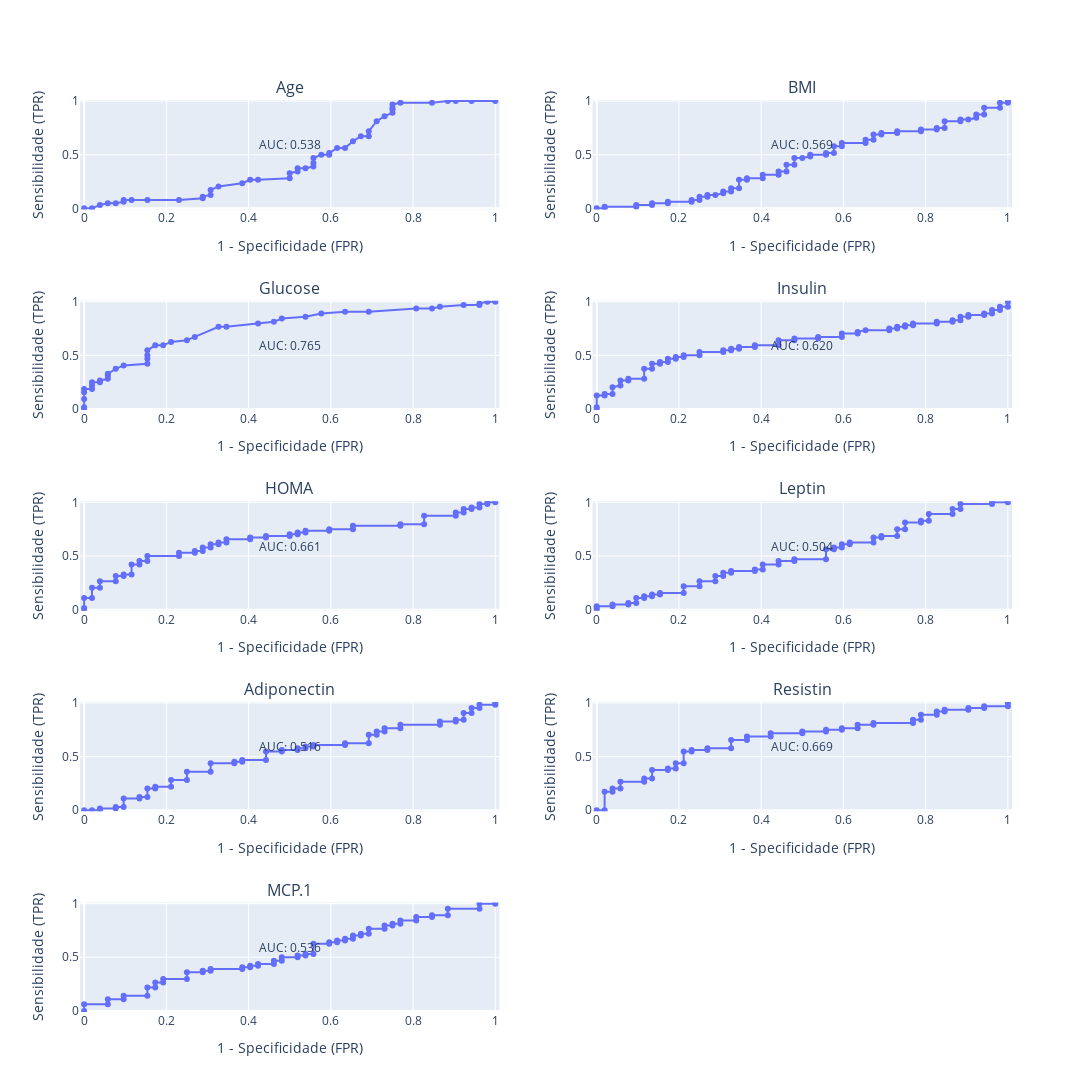
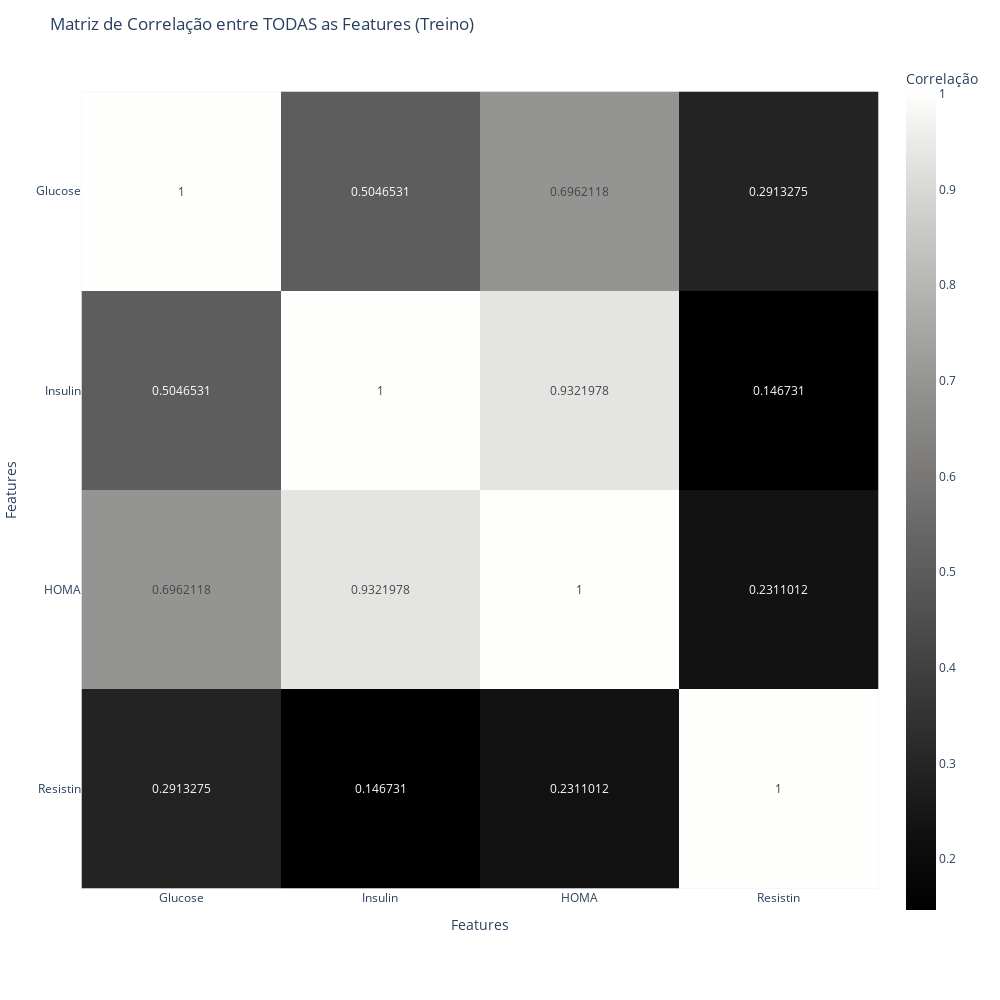

Notebook source saved alongside these figures, in order:
### Code cell
import numpy as np
from scipy.stats import kruskal

#--------------------------feature selection --------------------------
#Kruskal-Wallis
kruskal_selected_features = []
p_values = {}
classes = np.unique(y)
 
for feature in X.columns:
    groups = []
    for have_c in classes:
        groups.append(X.loc[y == have_c, feature]) #faz uma lista dependendo do valor do classification

    stat, p = kruskal(*groups) #stat fica com o valor H e p fica com o p-value
    p_values[feature] = p
    
    # Selecionar features com diferença estatisticamente significativa  (5% significance level)
    if p < 0.05:
        kruskal_selected_features.append(feature)
        print(f"Feature: {feature}, Kruskal-Wallis H-statistic: {stat}, p-value: {p}")

print("kruskal_selected_features:", kruskal_selected_features)
# ROC-AUC
import plotly.graph_objects as go
from sklearn.metrics import roc_curve, auc
from plotly.subplots import make_subplots
import math


# --- prepara dados (y_train e X_train já definidos) ---
classes = np.unique(y)
pos_label = classes[-1]   # define a classe positiva como a de maior valor (ex: 1 ou 2)


fnames = np.array(X.columns)
roc_auc = np.zeros(fnames.shape)


# --- calcular número de linhas e colunas para a grelha ---
n_features = len(fnames)
cols = 2  # alterado para 2 colunas
rows = math.ceil(n_features / cols)


# --- criar grelha de subplots ---
figR = make_subplots(
    rows=rows, 
    cols=cols,
    subplot_titles=[f for f in fnames],
    horizontal_spacing=0.1,
    vertical_spacing=0.1
)


# --- calcular curvas ROC e AUC para cada feature ---
i = 0
for idx, f in enumerate(fnames):
    x_feat = X[f].to_numpy().astype(float)
    y_true = y.to_numpy()


    # curva ROC + AUC
    fpr, tpr, _ = roc_curve(y_true, x_feat, pos_label=pos_label)
    a = auc(fpr, tpr)
    if a < 0.5:
        a = 1 - a  # inverter direção se necessário
    roc_auc[i] = a


    # calcular posição na grelha
    row = (idx // cols) + 1
    col = (idx % cols) + 1


    # adicionar trace ao subplot específico com cor fixa
    figR.add_scatter(
        x=fpr, 
        y=tpr, 
        mode='lines+markers',
        line=dict(color='#636EFA'),  # cor azul padrão do plotly
        marker=dict(color='#636EFA'),
        showlegend=False,
        row=row, 
        col=col
    )


    # adicionar anotação com AUC
    figR.add_annotation(
        x=0.5, y=0.5,
        text=f"AUC: {a:.3f}",
        showarrow=False,
        yshift=10,
        row=row, col=col
    )


    i += 1


# --- configurar layout ---
figR.update_xaxes(title_text="1 - Specificidade (FPR)", range=[-0.01, 1.01])
figR.update_yaxes(title_text="Sensibilidade (TPR)", range=[-0.01, 1.01])


figR.update_layout(
    autosize=False,
    height=700 * rows,
    width=1400,  # ajustado para 2 colunas
    showlegend=False
)


figR.show()



# --- selecionar features com AUC acima do limiar (ex: 0.60) ---
roc_auc_selected_features = fnames[roc_auc > 0.60]
print("roc_auc_selected_features:", roc_auc_selected_features)


# Matriz de Correlação entre todas as features (treino)
import plotly.express as px
X_roc = X[kruskal_selected_features]
eatures = X_roc.columns.tolist()

X_roc = X_roc.to_numpy().T
corrMat = np.corrcoef(X_roc)
fig = px.imshow(
    corrMat,
    text_auto=True,
    labels=dict(x="Features", y="Features", color="Correlação"),
    x=eatures,
    y=eatures,
    width=1000,
    height=1000,
    color_continuous_scale=px.colors.sequential.gray
)
fig.update_layout(title="Matriz de Correlação entre TODAS as Features (Treino)")
fig.show()
X = X[kruskal_selected_features]

# (80%) de treino e validaçao / (20%) de teste
X_train_val, X_test, y_train_val, y_test = train_test_split(X, y, test_size=0.2, random_state=42, stratify=y)

# 60% de treino / 20% de validação 
X_train, X_val, y_train, y_val = train_test_split(X_train_val, y_train_val, test_size=0.25, random_state=42, stratify=y_train_val)

print(f"Tamanho treino:      {len(X_train)}")
print(f"Tamanho validação:   {len(X_val)}")
print(f"Tamanho teste:       {len(X_test)}")

X_train.to_csv("X_train.csv", index=False)

### Figure 1 — Plotly figure (JSON) as saved in the notebook; plotly's stock layout.template omitted (floating-point values rounded to 4 significant figures)
{"data": [{"line": {"color": "#636EFA"}, "marker": {"color": "#636EFA"}, "mode": "lines+markers", "showlegend": false, "type": "scatter", "x": [0, 0.01923, 0.03846, 0.05769, 0.07692, 0.09615, 0.09615, 0.1154, 0.1538, 0.2308, 0.2885, 0.2885, 0.3077, 0.3077, 0.3269, 0.3846, 0.4038, 0.4231, 0.5, 0.5, 0.5192, 0.5192, 0.5385, 0.5577, 0.5577, 0.5577, 0.5769, 0.5962, 0.5962, 0.6154, 0.6346, 0.6538, 0.6731, 0.6923, 0.6923, 0.7115, 0.7308, 0.75, 0.75, 0.75, 0.75, 0.7692, 0.8462, 0.8846, 0.9038, 0.9423, 1], "xaxis": "x", "y": [0, 0, 0.03125, 0.04688, 0.04688, 0.0625, 0.07812, 0.07812, 0.07812, 0.07812, 0.09375, 0.1094, 0.125, 0.1719, 0.2031, 0.2344, 0.2656, 0.2656, 0.2812, 0.3281, 0.3438, 0.375, 0.375, 0.3906, 0.4219, 0.4688, 0.5, 0.5, 0.5156, 0.5625, 0.5625, 0.625, 0.6719, 0.6719, 0.7188, 0.8125, 0.8594, 0.8906, 0.9219, 0.9375, 0.9688, 0.9844, 0.9844, 1, 1, 1, 1], "yaxis": "y"}, {"line": {"color": "#636EFA"}, "marker": {"color": "#636EFA"}, "mode": "lines+markers", "showlegend": false, "type": "scatter", "x": [0, 0.01923, 0.01923, 0.09615, 0.09615, 0.1346, 0.1346, 0.1731, 0.1731, 0.2308, 0.2308, 0.25, 0.25, 0.2692, 0.2692, 0.2885, 0.3077, 0.3077, 0.3269, 0.3269, 0.3462, 0.3462, 0.3654, 0.3654, 0.4038, 0.4038, 0.4423, 0.4423, 0.4615, 0.4615, 0.4808, 0.4808, 0.5, 0.5192, 0.5192, 0.5577, 0.5577, 0.5769, 0.5769, 0.5962, 0.5962, 0.6538, 0.6538, 0.6731, 0.6731, 0.6923, 0.6923, 0.7308, 0.7308, 0.7885, 0.7885, 0.8269, 0.8269, 0.8462, 0.8462, 0.8846, 0.8846, 0.9038, 0.9231, 0.9231, 0.9423, 0.9423, 0.9808, 0.9808, 1, 1], "xaxis": "x2", "y": [0, 0, 0.01562, 0.01562, 0.03125, 0.03125, 0.04688, 0.04688, 0.0625, 0.0625, 0.07812, 0.07812, 0.1094, 0.1094, 0.125, 0.125, 0.1406, 0.1562, 0.1562, 0.1875, 0.1875, 0.2656, 0.2656, 0.2812, 0.2812, 0.3125, 0.3125, 0.3438, 0.3438, 0.4062, 0.4062, 0.4688, 0.4688, 0.4844, 0.5, 0.5, 0.5156, 0.5156, 0.5781, 0.5781, 0.6094, 0.6094, 0.6406, 0.6406, 0.6875, 0.6875, 0.7031, 0.7031, 0.7188, 0.7188, 0.7344, 0.7344, 0.75, 0.75, 0.8125, 0.8125, 0.8281, 0.8281, 0.8438, 0.875, 0.875, 0.9375, 0.9375, 0.9844, 0.9844, 1], "yaxis": "y2"}, {"line": {"color": "#636EFA"}, "marker": {"color": "#636EFA"}, "mode": "lines+markers", "showlegend": false, "type": "scatter", "x": [0, 0, 0, 0, 0, 0.01923, 0.01923, 0.01923, 0.03846, 0.03846, 0.05769, 0.05769, 0.05769, 0.07692, 0.09615, 0.1538, 0.1538, 0.1538, 0.1538, 0.1731, 0.1923, 0.2115, 0.25, 0.2692, 0.3269, 0.3462, 0.4231, 0.4615, 0.4808, 0.5385, 0.5769, 0.6346, 0.6923, 0.8077, 0.8462, 0.8654, 0.9231, 0.9615, 0.9615, 0.9808, 1], "xaxis": "x3", "y": [0, 0.01562, 0.09375, 0.1562, 0.1875, 0.1875, 0.2188, 0.25, 0.25, 0.2656, 0.2812, 0.3125, 0.3281, 0.375, 0.4062, 0.4219, 0.4688, 0.5, 0.5469, 0.5938, 0.5938, 0.625, 0.6406, 0.6719, 0.7656, 0.7656, 0.7969, 0.8125, 0.8438, 0.8594, 0.8906, 0.9062, 0.9062, 0.9375, 0.9375, 0.9531, 0.9688, 0.9688, 0.9844, 1, 1], "yaxis": "y3"}, {"line": {"color": "#636EFA"}, "marker": {"color": "#636EFA"}, "mode": "lines+markers", "showlegend": false, "type": "scatter", "x": [0, 0, 0, 0.01923, 0.01923, 0.03846, 0.03846, 0.05769, 0.05769, 0.07692, 0.07692, 0.1154, 0.1154, 0.1346, 0.1346, 0.1538, 0.1538, 0.1731, 0.1731, 0.1923, 0.1923, 0.2115, 0.2115, 0.25, 0.25, 0.3077, 0.3077, 0.3269, 0.3269, 0.3462, 0.3462, 0.3846, 0.3846, 0.4423, 0.4423, 0.4808, 0.4808, 0.5385, 0.5385, 0.5962, 0.5962, 0.6346, 0.6346, 0.6538, 0.7115, 0.7115, 0.7308, 0.7308, 0.75, 0.75, 0.7692, 0.7692, 0.8269, 0.8269, 0.8654, 0.8654, 0.8846, 0.8846, 0.9038, 0.9038, 0.9423, 0.9423, 0.9615, 0.9615, 0.9808, 0.9808, 1, 1], "xaxis": "x4", "y": [0, 0.01562, 0.125, 0.125, 0.1406, 0.1406, 0.2031, 0.2188, 0.2656, 0.2656, 0.2812, 0.2812, 0.375, 0.375, 0.4219, 0.4219, 0.4375, 0.4375, 0.4688, 0.4688, 0.4844, 0.4844, 0.5, 0.5, 0.5312, 0.5312, 0.5469, 0.5469, 0.5625, 0.5625, 0.5781, 0.5781, 0.5938, 0.5938, 0.6406, 0.6406, 0.6562, 0.6562, 0.6719, 0.6719, 0.7031, 0.7031, 0.7188, 0.7344, 0.7344, 0.75, 0.75, 0.7656, 0.7656, 0.7812, 0.7812, 0.7969, 0.7969, 0.8125, 0.8125, 0.8281, 0.8281, 0.8594, 0.8594, 0.875, 0.875, 0.8906, 0.8906, 0.9219, 0.9219, 0.9531, 0.9531, 1], "yaxis": "y4"}, {"line": {"color": "#636EFA"}, "marker": {"color": "#636EFA"}, "mode": "lines+markers", "showlegend": false, "type": "scatter", "x": [0, 0, 0, 0.01923, 0.01923, 0.03846, 0.03846, 0.07692, 0.07692, 0.09615, 0.09615, 0.1154, 0.1154, 0.1346, 0.1346, 0.1538, 0.1538, 0.2308, 0.2308, 0.2692, 0.2692, 0.2885, 0.2885, 0.3077, 0.3077, 0.3269, 0.3269, 0.3462, 0.3462, 0.4038, 0.4038, 0.4423, 0.4423, 0.5, 0.5, 0.5192, 0.5192, 0.5385, 0.5385, 0.5962, 0.5962, 0.6538, 0.6538, 0.7692, 0.7692, 0.8269, 0.8269, 0.9038, 0.9038, 0.9231, 0.9231, 0.9423, 0.9423, 0.9615, 0.9615, 0.9808, 0.9808, 1], "xaxis": "x5", "y": [0, 0.01562, 0.1094, 0.1094, 0.2031, 0.2031, 0.2656, 0.2656, 0.3125, 0.3125, 0.3281, 0.3281, 0.4219, 0.4219, 0.4531, 0.4531, 0.5, 0.5, 0.5312, 0.5312, 0.5469, 0.5469, 0.5781, 0.5781, 0.6094, 0.6094, 0.625, 0.625, 0.6562, 0.6562, 0.6719, 0.6719, 0.6875, 0.6875, 0.7031, 0.7031, 0.7188, 0.7188, 0.7344, 0.7344, 0.75, 0.75, 0.7812, 0.7812, 0.7969, 0.7969, 0.875, 0.875, 0.9062, 0.9062, 0.9375, 0.9375, 0.9531, 0.9531, 0.9844, 0.9844, 1, 1], "yaxis": "y5"}, {"line": {"color": "#636EFA"}, "marker": {"color": "#636EFA"}, "mode": "lines+markers", "showlegend": false, "type": "scatter", "x": [0, 0, 0, 0.03846, 0.03846, 0.07692, 0.07692, 0.09615, 0.09615, 0.1154, 0.1154, 0.1346, 0.1346, 0.1538, 0.1538, 0.2115, 0.2115, 0.25, 0.25, 0.2885, 0.2885, 0.3077, 0.3077, 0.3269, 0.3269, 0.3846, 0.3846, 0.4038, 0.4038, 0.4423, 0.4423, 0.4808, 0.4808, 0.5577, 0.5577, 0.5769, 0.5769, 0.5962, 0.5962, 0.6154, 0.6154, 0.6731, 0.6731, 0.6923, 0.6923, 0.7308, 0.7308, 0.75, 0.75, 0.7885, 0.7885, 0.8077, 0.8077, 0.8654, 0.8654, 0.8846, 0.8846, 0.9615, 0.9615, 1], "xaxis": "x6", "y": [0, 0.01562, 0.03125, 0.03125, 0.04688, 0.04688, 0.0625, 0.0625, 0.1094, 0.1094, 0.125, 0.125, 0.1406, 0.1406, 0.1562, 0.1562, 0.2188, 0.2188, 0.2656, 0.2656, 0.3125, 0.3125, 0.3438, 0.3438, 0.3594, 0.3594, 0.375, 0.375, 0.4219, 0.4219, 0.4531, 0.4531, 0.4688, 0.4688, 0.5625, 0.5625, 0.5781, 0.5781, 0.6094, 0.6094, 0.625, 0.625, 0.6719, 0.6719, 0.6875, 0.6875, 0.75, 0.75, 0.8125, 0.8125, 0.8281, 0.8281, 0.8906, 0.8906, 0.9375, 0.9375, 0.9844, 0.9844, 1, 1], "yaxis": "y6"}, {"line": {"color": "#636EFA"}, "marker": {"color": "#636EFA"}, "mode": "lines+markers", "showlegend": false, "type": "scatter", "x": [0, 0.01923, 0.03846, 0.03846, 0.07692, 0.07692, 0.09615, 0.09615, 0.1346, 0.1346, 0.1538, 0.1538, 0.1731, 0.1731, 0.2115, 0.2115, 0.25, 0.25, 0.3077, 0.3077, 0.3654, 0.3654, 0.3846, 0.3846, 0.4423, 0.4423, 0.4808, 0.4808, 0.5192, 0.5192, 0.5385, 0.5385, 0.5577, 0.5577, 0.6346, 0.6346, 0.6923, 0.6923, 0.7115, 0.7115, 0.7308, 0.7308, 0.7692, 0.7692, 0.8654, 0.8654, 0.9038, 0.9038, 0.9231, 0.9231, 0.9423, 0.9423, 0.9615, 0.9615, 1, 1], "xaxis": "x7", "y": [0, 0, 0, 0.01562, 0.01562, 0.03125, 0.03125, 0.1094, 0.1094, 0.125, 0.125, 0.2031, 0.2031, 0.2188, 0.2188, 0.2812, 0.2812, 0.3594, 0.3594, 0.4375, 0.4375, 0.4531, 0.4531, 0.4688, 0.4688, 0.5469, 0.5469, 0.5625, 0.5625, 0.5781, 0.5781, 0.5938, 0.5938, 0.6094, 0.6094, 0.625, 0.625, 0.7031, 0.7031, 0.7344, 0.7344, 0.7656, 0.7656, 0.7969, 0.7969, 0.8281, 0.8281, 0.8438, 0.8438, 0.9062, 0.9062, 0.9531, 0.9531, 0.9844, 0.9844, 1], "yaxis": "y7"}, {"line": {"color": "#636EFA"}, "marker": {"color": "#636EFA"}, "mode": "lines+markers", "showlegend": false, "type": "scatter", "x": [0, 0.01923, 0.01923, 0.03846, 0.03846, 0.05769, 0.05769, 0.1154, 0.1154, 0.1346, 0.1346, 0.1731, 0.1731, 0.1923, 0.1923, 0.2115, 0.2115, 0.2308, 0.2308, 0.2692, 0.2692, 0.3269, 0.3269, 0.3654, 0.3654, 0.4231, 0.4231, 0.5, 0.5, 0.5577, 0.5577, 0.5962, 0.5962, 0.6346, 0.6346, 0.6731, 0.6731, 0.7692, 0.7692, 0.7885, 0.7885, 0.8269, 0.8269, 0.8462, 0.8462, 0.9038, 0.9038, 0.9423, 0.9423, 1, 1], "xaxis": "x8", "y": [0, 0, 0.1719, 0.1719, 0.2031, 0.2031, 0.2656, 0.2656, 0.2969, 0.2969, 0.375, 0.375, 0.3906, 0.3906, 0.4375, 0.4375, 0.5469, 0.5469, 0.5625, 0.5625, 0.5781, 0.5781, 0.6562, 0.6562, 0.6875, 0.6875, 0.7188, 0.7188, 0.7344, 0.7344, 0.75, 0.75, 0.7656, 0.7656, 0.7969, 0.7969, 0.8125, 0.8125, 0.8438, 0.8438, 0.8906, 0.8906, 0.9219, 0.9219, 0.9375, 0.9375, 0.9531, 0.9531, 0.9688, 0.9688, 1], "yaxis": "y8"}, {"line": {"color": "#636EFA"}, "marker": {"color": "#636EFA"}, "mode": "lines+markers", "showlegend": false, "type": "scatter", "x": [0, 0, 0.05769, 0.05769, 0.09615, 0.09615, 0.1538, 0.1538, 0.1731, 0.1731, 0.1923, 0.1923, 0.25, 0.25, 0.2885, 0.2885, 0.3077, 0.3077, 0.3846, 0.3846, 0.4038, 0.4038, 0.4231, 0.4231, 0.4615, 0.4615, 0.4808, 0.4808, 0.5192, 0.5192, 0.5385, 0.5385, 0.5577, 0.5577, 0.5962, 0.5962, 0.6154, 0.6154, 0.6346, 0.6346, 0.6538, 0.6538, 0.6731, 0.6731, 0.6923, 0.6923, 0.7308, 0.7308, 0.75, 0.75, 0.7692, 0.7692, 0.8077, 0.8077, 0.8462, 0.8462, 0.8846, 0.8846, 0.9615, 0.9615, 1], "xaxis": "x9", "y": [0, 0.0625, 0.0625, 0.1094, 0.1094, 0.1406, 0.1406, 0.2188, 0.2188, 0.2656, 0.2656, 0.2969, 0.2969, 0.3594, 0.3594, 0.375, 0.375, 0.3906, 0.3906, 0.4062, 0.4062, 0.4219, 0.4219, 0.4375, 0.4375, 0.4688, 0.4688, 0.5, 0.5, 0.5156, 0.5156, 0.5312, 0.5312, 0.625, 0.625, 0.6406, 0.6406, 0.6562, 0.6562, 0.6719, 0.6719, 0.7031, 0.7031, 0.7188, 0.7188, 0.7656, 0.7656, 0.7969, 0.7969, 0.8125, 0.8125, 0.8438, 0.8438, 0.875, 0.875, 0.8906, 0.8906, 0.9531, 0.9531, 1, 1], "yaxis": "y9"}], "layout": {"annotations": [{"font": {"size": 16}, "showarrow": false, "text": "Age", "x": 0.225, "xanchor": "center", "xref": "paper", "y": 1, "yanchor": "bottom", "yref": "paper"}, {"font": {"size": 16}, "showarrow": false, "text": "BMI", "x": 0.775, "xanchor": "center", "xref": "paper", "y": 1, "yanchor": "bottom", "yref": "paper"}, {"font": {"size": 16}, "showarrow": false, "text": "Glucose", "x": 0.225, "xanchor": "center", "xref": "paper", "y": 0.78, "yanchor": "bottom", "yref": "paper"}, {"font": {"size": 16}, "showarrow": false, "text": "Insulin", "x": 0.775, "xanchor": "center", "xref": "paper", "y": 0.78, "yanchor": "bottom", "yref": "paper"}, {"font": {"size": 16}, "showarrow": false, "text": "HOMA", "x": 0.225, "xanchor": "center", "xref": "paper", "y": 0.56, "yanchor": "bottom", "yref": "paper"}, {"font": {"size": 16}, "showarrow": false, "text": "Leptin", "x": 0.775, "xanchor": "center", "xref": "paper", "y": 0.56, "yanchor": "bottom", "yref": "paper"}, {"font": {"size": 16}, "showarrow": false, "text": "Adiponectin", "x": 0.225, "xanchor": "center", "xref": "paper", "y": 0.34, "yanchor": "bottom", "yref": "paper"}, {"font": {"size": 16}, "showarrow": false, "text": "Resistin", "x": 0.775, "xanchor": "center", "xref": "paper", "y": 0.34, "yanchor": "bottom", "yref": "paper"}, {"font": {"size": 16}, "showarrow": false, "text": "MCP.1", "x": 0.225, "xanchor": "center", "xref": "paper", "y": 0.12, "yanchor": "bottom", "yref": "paper"}, {"showarrow": false, "text": "AUC: 0.538", "x": 0.5, "xref": "x", "y": 0.5, "yref": "y", "yshift": 10}, {"showarrow": false, "text": "AUC: 0.569", "x": 0.5, "xref": "x2", "y": 0.5, "yref": "y2", "yshift": 10}, {"showarrow": false, "text": "AUC: 0.765", "x": 0.5, "xref": "x3", "y": 0.5, "yref": "y3", "yshift": 10}, {"showarrow": false, "text": "AUC: 0.620", "x": 0.5, "xref": "x4", "y": 0.5, "yref": "y4", "yshift": 10}, {"showarrow": false, "text": "AUC: 0.661", "x": 0.5, "xref": "x5", "y": 0.5, "yref": "y5", "yshift": 10}, {"showarrow": false, "text": "AUC: 0.504", "x": 0.5, "xref": "x6", "y": 0.5, "yref": "y6", "yshift": 10}, {"showarrow": false, "text": "AUC: 0.516", "x": 0.5, "xref": "x7", "y": 0.5, "yref": "y7", "yshift": 10}, {"showarrow": false, "text": "AUC: 0.669", "x": 0.5, "xref": "x8", "y": 0.5, "yref": "y8", "yshift": 10}, {"showarrow": false, "text": "AUC: 0.536", "x": 0.5, "xref": "x9", "y": 0.5, "yref": "y9", "yshift": 10}], "autosize": false, "height": 3500, "showlegend": false, "width": 1400, "xaxis": {"anchor": "y", "domain": [0, 0.45], "range": [-0.01, 1.01], "title": {"text": "1 - Specificidade (FPR)"}}, "xaxis10": {"anchor": "y10", "domain": [0.55, 1], "range": [-0.01, 1.01], "title": {"text": "1 - Specificidade (FPR)"}}, "xaxis2": {"anchor": "y2", "domain": [0.55, 1], "range": [-0.01, 1.01], "title": {"text": "1 - Specificidade (FPR)"}}, "xaxis3": {"anchor": "y3", "domain": [0, 0.45], "range": [-0.01, 1.01], "title": {"text": "1 - Specificidade (FPR)"}}, "xaxis4": {"anchor": "y4", "domain": [0.55, 1], "range": [-0.01, 1.01], "title": {"text": "1 - Specificidade (FPR)"}}, "xaxis5": {"anchor": "y5", "domain": [0, 0.45], "range": [-0.01, 1.01], "title": {"text": "1 - Specificidade (FPR)"}}, "xaxis6": {"anchor": "y6", "domain": [0.55, 1], "range": [-0.01, 1.01], "title": {"text": "1 - Specificidade (FPR)"}}, "xaxis7": {"anchor": "y7", "domain": [0, 0.45], "range": [-0.01, 1.01], "title": {"text": "1 - Specificidade (FPR)"}}, "xaxis8": {"anchor": "y8", "domain": [0.55, 1], "range": [-0.01, 1.01], "title": {"text": "1 - Specificidade (FPR)"}}, "xaxis9": {"anchor": "y9", "domain": [0, 0.45], "range": [-0.01, 1.01], "title": {"text": "1 - Specificidade (FPR)"}}, "yaxis": {"anchor": "x", "domain": [0.88, 1], "range": [-0.01, 1.01], "title": {"text": "Sensibilidade (TPR)"}}, "yaxis10": {"anchor": "x10", "domain": [0, 0.12], "range": [-0.01, 1.01], "title": {"text": "Sensibilidade (TPR)"}}, "yaxis2": {"anchor": "x2", "domain": [0.88, 1], "range": [-0.01, 1.01], "title": {"text": "Sensibilidade (TPR)"}}, "yaxis3": {"anchor": "x3", "domain": [0.66, 0.78], "range": [-0.01, 1.01], "title": {"text": "Sensibilidade (TPR)"}}, "yaxis4": {"anchor": "x4", "domain": [0.66, 0.78], "range": [-0.01, 1.01], "title": {"text": "Sensibilidade (TPR)"}}, "yaxis5": {"anchor": "x5", "domain": [0.44, 0.56], "range": [-0.01, 1.01], "title": {"text": "Sensibilidade (TPR)"}}, "yaxis6": {"anchor": "x6", "domain": [0.44, 0.56], "range": [-0.01, 1.01], "title": {"text": "Sensibilidade (TPR)"}}, "yaxis7": {"anchor": "x7", "domain": [0.22, 0.34], "range": [-0.01, 1.01], "title": {"text": "Sensibilidade (TPR)"}}, "yaxis8": {"anchor": "x8", "domain": [0.22, 0.34], "range": [-0.01, 1.01], "title": {"text": "Sensibilidade (TPR)"}}, "yaxis9": {"anchor": "x9", "domain": [0, 0.12], "range": [-0.01, 1.01], "title": {"text": "Sensibilidade (TPR)"}}}}

### Figure 2 — Plotly figure (JSON) as saved in the notebook; plotly's stock layout.template omitted (floating-point values rounded to 4 significant figures)
{"data": [{"coloraxis": "coloraxis", "hovertemplate": "Features: %{x}<br>Features: %{y}<br>Correlação: %{z}<extra></extra>", "name": "0", "texttemplate": "%{z}", "type": "heatmap", "x": ["Glucose", "Insulin", "HOMA", "Resistin"], "xaxis": "x", "y": ["Glucose", "Insulin", "HOMA", "Resistin"], "yaxis": "y", "z": [[1, 0.5047, 0.6962, 0.2913], [0.5047, 1, 0.9322, 0.1467], [0.6962, 0.9322, 1.0, 0.2311], [0.2913, 0.1467, 0.2311, 1]]}], "layout": {"coloraxis": {"colorbar": {"title": {"text": "Correlação"}}, "colorscale": [[0, "rgb(0, 0, 0)"], [0.09091, "rgb(16, 16, 16)"], [0.1818, "rgb(38, 38, 38)"], [0.2727, "rgb(59, 59, 59)"], [0.3636, "rgb(81, 80, 80)"], [0.4545, "rgb(102, 101, 101)"], [0.5455, "rgb(124, 123, 122)"], [0.6364, "rgb(146, 146, 145)"], [0.7273, "rgb(171, 171, 170)"], [0.8182, "rgb(197, 197, 195)"], [0.9091, "rgb(224, 224, 223)"], [1, "rgb(254, 254, 253)"]]}, "height": 1000, "margin": {"t": 60}, "title": {"text": "Matriz de Correlação entre TODAS as Features (Treino)"}, "width": 1000, "xaxis": {"anchor": "y", "constrain": "domain", "domain": [0, 1], "scaleanchor": "y", "title": {"text": "Features"}}, "yaxis": {"anchor": "x", "autorange": "reversed", "constrain": "domain", "domain": [0, 1], "title": {"text": "Features"}}}}
